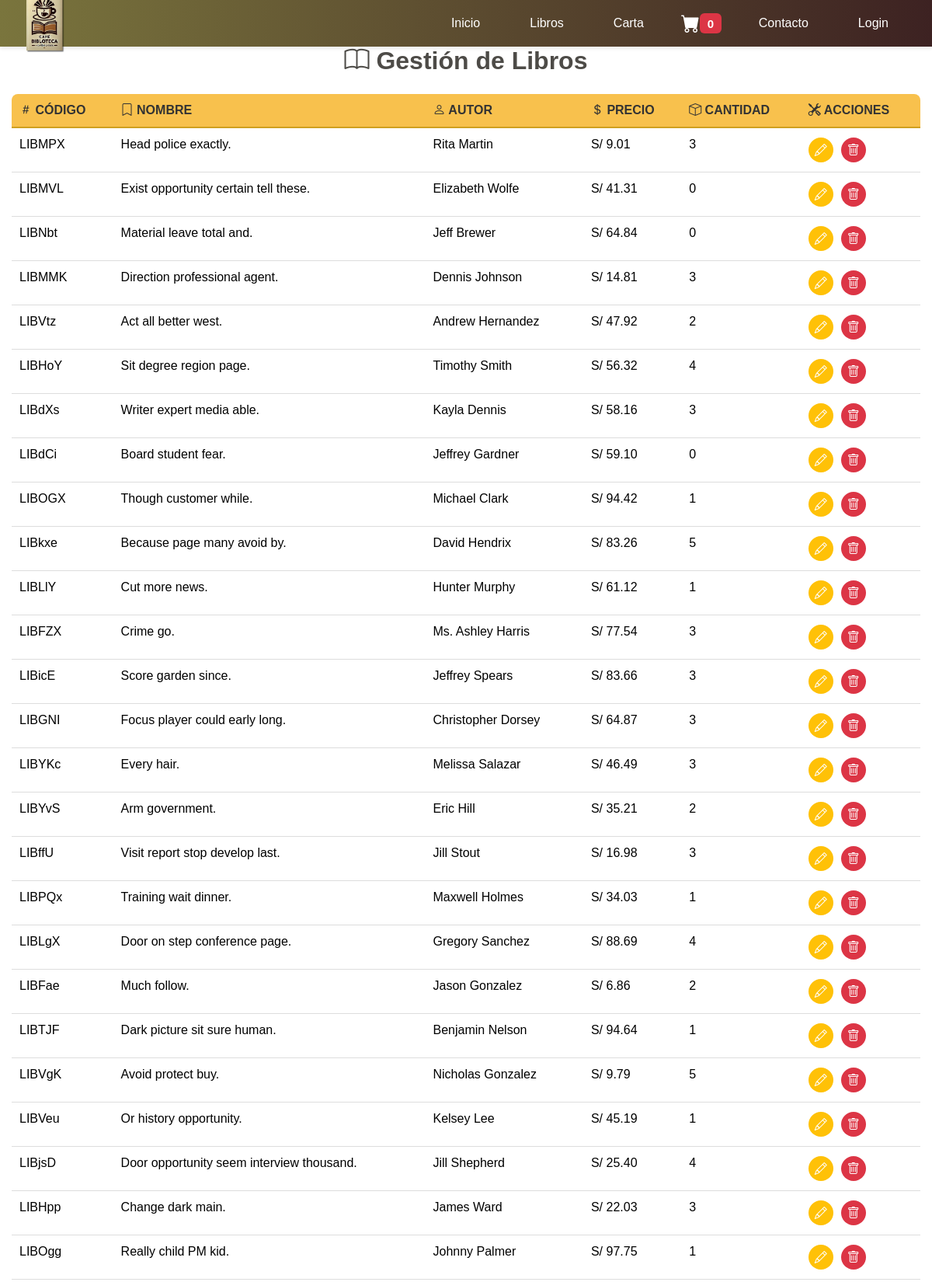
Page /gestionar/libros/ (upper part) on the committed database.
### webapp/models.py (models this page shows, shortened)
class Libro(models.Model):
    libCodigo = models.CharField(max_length=7, primary_key=True)  # Código único del libro
    libNombre = models.CharField(max_length=150)  # Nombre del libro
    libAutor = models.CharField(max_length=150)  # Autor del libro
    libCantidad = models.IntegerField()  # Cantidad de Libro
    libFechaPublicacion = models.DateField()  # Fecha de publicación
    libVolumen = models.IntegerField()  # Volumen del libro
    libSinopsis = models.TextField()  # Sinopsis del libro
    libURLLibro = models.URLField(blank=True, null=True)  # URL del libro (opcional)
    libFoto = models.ImageField(upload_to='libros/')  # Imagen del libro
    libStatus = models.CharField(max_length=3, default="ACT")
    libPrecio = models.DecimalField(max_digits=9, decimal_places=2, null=True, blank=True)

### webapp/views.py (the view)
# urls.py: path('gestionar/libros/', webapp_views.index_gestionar_libros, name='gestionar_libros'),
def index_gestionar_libros(request):
    libros = Libro.objects.all()  # Obtener todos los libros
    return render(request, 'webapp/gestionar_libros.html', {'libros': libros})

### webapp/context_processors.py (called while the page is built)
def carrito_context(request):
    carrito = request.session.get('carrito', {})
    total_carrito = sum(item['precio'] * item['cantidad'] for item in carrito.values())
    cantidad_items = sum(item['cantidad'] for item in carrito.values())
    return {
        'carrito': carrito,
        'total_carrito': total_carrito,
        'cantidad_items': cantidad_items,
    }

### webapp/templates/webapp/gestionar_libros.html (shortened to what this page needs)
{% extends "cabezal.html" %}
{% block cargar_static %}
    {% load static %}
{% endblock %}
{% block css_archivos %}
    <link rel="stylesheet" href="{% static 'webapp/css/styles_administrador_tablas.css' %}"/>
    <link href="https://cdn.jsdelivr.net/npm/bootstrap-icons/font/bootstrap-icons.css" rel="stylesheet">
{% endblock %}
{% block contenido_pagina %}
<div class="table-container">
    <h2 class="text-center my-4">
        <i class="bi bi-book"></i> Gestión de Libros
    </h2>
    <div class="table-responsive">
        <table class="table">
            <thead>
                <tr>
                    <th><i class="bi bi-hash"></i> Código</th>
                    <th><i class="bi bi-bookmark"></i> Nombre</th>
                    <th><i class="bi bi-person"></i> Autor</th>
                    <th><i class="bi bi-currency-dollar"></i> Precio</th>
                    <th><i class="bi bi-box"></i> Cantidad</th>
                    <th><i class="bi bi-tools"></i> Acciones</th>
                </tr>
            </thead>
            <tbody>
                {% for libro in libros %}
                <tr>
                    <td>{{ libro.libCodigo }}</td>
                    <td>{{ libro.libNombre }}</td>
                    <td>{{ libro.libAutor }}</td>
                    <td>S/ {{ libro.libPrecio }}</td>
                    <td>{{ libro.libCantidad }}</td>
                    <td>
                        <div class="action-buttons">
                            <a href="{% url 'editar_libro' libro.libCodigo %}" class="btn-warning">
                                <i class="bi bi-pencil"></i>
                            </a>
                            <a href="{% url 'eliminar_libro' libro.libCodigo %}" class="btn-danger">
                                <i class="bi bi-trash"></i>
                            </a>
                        </div>
                    </td>
                </tr>
                {% endfor %}
            </tbody>
        </table>
    </div>
</div>
{% endblock %}

### webapp/static/webapp/css/styles.css (style rules this page uses)
body { font-size: 1rem; font-family: 'Arial', sans-serif; margin: 0; padding: 0; background-color: #F7E4C1; background: rgb(247, 228, 193); background: -moz-linear-gradient(90deg, rgba(247, 228, 193, 1) 0%, rgba(255, 197, 90, 1) 100%); background: -webkit-linear-gradient(90deg, rgba(247, 228, 193, 1) 0%, rgba(255, 197, 90, 1) 100%); background: linear-gradient(90deg, rgba(247, 228, 193, 1) 0%, rgba(255, 197, 90, 1) 100%); padding-bottom: 0px; margin: 0px; }
html { font-size: 100%; }
h2 { font-size: 2rem; color: #4d4b47; margin-bottom: 20px; font-weight: bold; }
#page-body, html { display: flex; flex-direction: column; min-height: 100vh; margin: 0; }

### webapp/static/webapp/css/styles_administrador_tablas.css (style rules this page uses)
.table-container { margin: 20px auto; padding: 15px; border-radius: 8px; background-color: #ffffff; box-shadow: 0 4px 8px rgba(0, 0, 0, 0.1); }
.table-responsive { overflow-x: auto; -webkit-overflow-scrolling: touch; border-radius: 8px; }
.table { width: 100%; border-collapse: collapse; }
.table th, .table td { text-align: left; padding: 12px 10px; }
.table th { background-color: #f8c14d; color: #333333; font-weight: bold; white-space: nowrap; text-transform: uppercase; border-bottom: 2px solid #d0a020; }
.table td { border-bottom: 1px solid #dddddd; }
.table tr:nth-child(even) { background-color: #f9f9f9; }
.action-buttons { display: flex; gap: 10px; }
.action-buttons a { display: inline-flex; justify-content: center; align-items: center; width: 32px; height: 32px; border-radius: 50%; text-decoration: none; color: #ffffff; font-size: 16px; transition: all 0.3s ease-in-out; }
.action-buttons .btn-warning { background-color: #ffc107; }
.action-buttons .btn-danger { background-color: #dc3545; }

### rows in the picture
Libro: libCodigo "LIBMPX", libNombre "Head police exactly.", libAutor "Rita Martin", libPrecio "9.01", libCantidad "3"
Libro: libCodigo "LIBMVL", libNombre "Exist opportunity certain tell these.", libAutor "Elizabeth Wolfe", libPrecio "41.31", libCantidad "0"
Libro: libCodigo "LIBNbt", libNombre "Material leave total and.", libAutor "Jeff Brewer", libPrecio "64.84", libCantidad "0"
Libro: libCodigo "LIBMMK", libNombre "Direction professional agent.", libAutor "Dennis Johnson", libPrecio "14.81", libCantidad "3"
Libro: libCodigo "LIBVtz", libNombre "Act all better west.", libAutor "Andrew Hernandez", libPrecio "47.92", libCantidad "2"
Libro: libCodigo "LIBHoY", libNombre "Sit degree region page.", libAutor "Timothy Smith", libPrecio "56.32", libCantidad "4"
Libro: libCodigo "LIBdXs", libNombre "Writer expert media able.", libAutor "Kayla Dennis", libPrecio "58.16", libCantidad "3"
Libro: libCodigo "LIBdCi", libNombre "Board student fear.", libAutor "Jeffrey Gardner", libPrecio "59.10", libCantidad "0"
Libro: libCodigo "LIBOGX", libNombre "Though customer while.", libAutor "Michael Clark", libPrecio "94.42", libCantidad "1"
Libro: libCodigo "LIBkxe", libNombre "Because page many avoid by.", libAutor "David Hendrix", libPrecio "83.26", libCantidad "5"
Libro: libCodigo "LIBLlY", libNombre "Cut more news.", libAutor "Hunter Murphy", libPrecio "61.12", libCantidad "1"
Libro: libCodigo "LIBFZX", libNombre "Crime go.", libAutor "Ms. Ashley Harris", libPrecio "77.54", libCantidad "3"
Libro: libCodigo "LIBicE", libNombre "Score garden since.", libAutor "Jeffrey Spears", libPrecio "83.66", libCantidad "3"
Libro: libCodigo "LIBGNI", libNombre "Focus player could early long.", libAutor "Christopher Dorsey", libPrecio "64.87", libCantidad "3"
Libro: libCodigo "LIBYKc", libNombre "Every hair.", libAutor "Melissa Salazar", libPrecio "46.49", libCantidad "3"
Libro: libCodigo "LIBYvS", libNombre "Arm government.", libAutor "Eric Hill", libPrecio "35.21", libCantidad "2"
Libro: libCodigo "LIBffU", libNombre "Visit report stop develop last.", libAutor "Jill Stout", libPrecio "16.98", libCantidad "3"
Libro: libCodigo "LIBPQx", libNombre "Training wait dinner.", libAutor "Maxwell Holmes", libPrecio "34.03", libCantidad "1"
Libro: libCodigo "LIBLgX", libNombre "Door on step conference page.", libAutor "Gregory Sanchez", libPrecio "88.69", libCantidad "4"
Libro: libCodigo "LIBFae", libNombre "Much follow.", libAutor "Jason Gonzalez", libPrecio "6.86", libCantidad "2"
Libro: libCodigo "LIBTJF", libNombre "Dark picture sit sure human.", libAutor "Benjamin Nelson", libPrecio "94.64", libCantidad "1"
Libro: libCodigo "LIBVgK", libNombre "Avoid protect buy.", libAutor "Nicholas Gonzalez", libPrecio "9.79", libCantidad "5"
Libro: libCodigo "LIBVeu", libNombre "Or history opportunity.", libAutor "Kelsey Lee", libPrecio "45.19", libCantidad "1"
Libro: libCodigo "LIBjsD", libNombre "Door opportunity seem interview thousand.", libAutor "Jill Shepherd", libPrecio "25.40", libCantidad "4"
Libro: libCodigo "LIBHpp", libNombre "Change dark main.", libAutor "James Ward", libPrecio "22.03", libCantidad "3"
Libro: libCodigo "LIBOgg", libNombre "Really child PM kid.", libAutor "Johnny Palmer", libPrecio "97.75", libCantidad "1"
